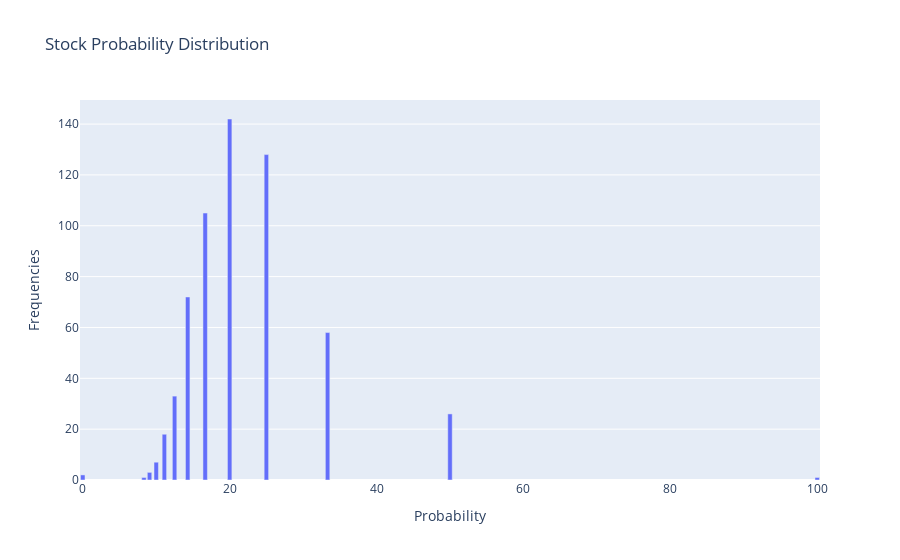

Write notebook code for a chart like this one.
### Code cell
# appending list to dataset
stocks['Probability'] = Probability

# Calculate the frequency of each value
value_counts = {}
for value in Probability:
    value_counts[value] = value_counts.get(value, 0) + 1

# Extract the values and frequencies
values = list(value_counts.keys())
frequencies = list(value_counts.values())

# Create the bar chart
fig = go.Figure(data=[go.Bar(x=values, y=frequencies)])

# Update layout if needed
fig.update_layout(
    title="Stock Probability Distribution",
    xaxis_title="Probability",
    yaxis_title="Frequencies"
)

# Show the plot
fig.show()

### Figure 1 — Plotly figure (JSON) as saved in the notebook; plotly's stock layout.template omitted (floating-point values rounded to 4 significant figures)
{"data": [{"type": "bar", "x": [20, 33.33, 14.29, 25, 11.11, 16.67, 50, 12.5, 9.091, 10, 8.333, 100, 0], "y": [142, 58, 72, 128, 18, 105, 26, 33, 3, 7, 1, 1, 2]}], "layout": {"title": {"text": "Stock Probability Distribution"}, "xaxis": {"title": {"text": "Probability"}}, "yaxis": {"title": {"text": "Frequencies"}}}}
